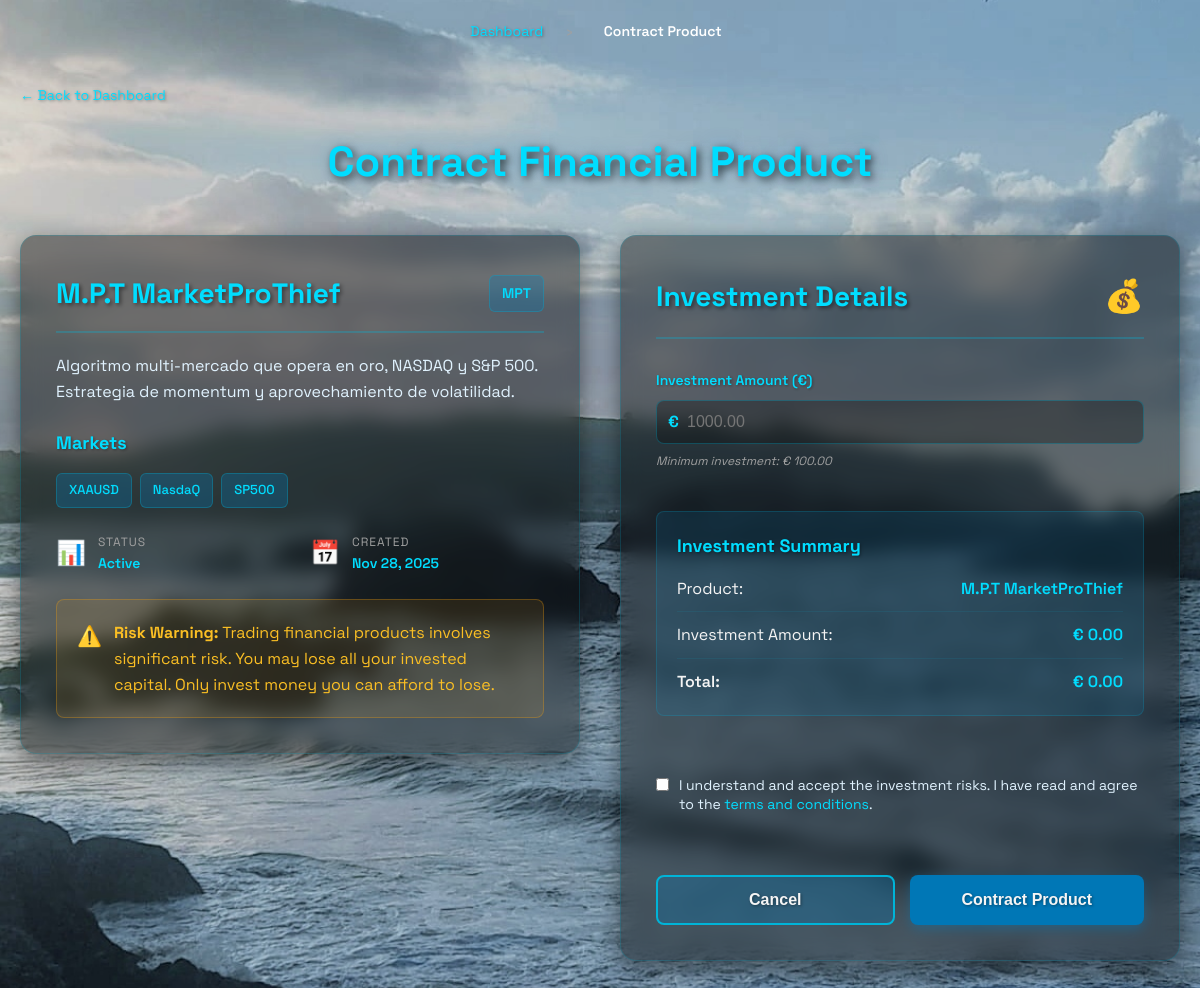
/contratar-producto/1/ (signed in), run on the app's committed database.
### appKairos/models.py (models this page shows, shortened)
class Producto(models.Model):
    nombre = models.CharField(max_length=200)
    descripcion = models.TextField(blank=True, null=True)
    codigo = models.CharField(max_length=50, unique=True)
    fecha_creacion = models.DateTimeField(auto_now_add=True)
    activo = models.BooleanField(default=True)
    mercados = models.ManyToManyField(
        Mercado,
        related_name='productos',
        help_text="Mercados en los que opera este producto"
    )
    class Meta:
        verbose_name = 'Producto'
        verbose_name_plural = 'Productos'
        ordering = ['nombre']

class Mercado(models.Model):
    nombre = models.CharField(max_length=50, unique=True)
    codigo = models.CharField(max_length=20, unique=True)
    descripcion = models.TextField(blank=True, null=True)
    activo = models.BooleanField(default=True)
    class Meta:
        verbose_name = 'Mercado'
        verbose_name_plural = 'Mercados'

### appKairos/views.py (the view)
# urls.py: path('contratar-producto/<int:producto_id>/', views.contratar_producto_view, name='contratar_producto'),
@login_required
def contratar_producto_view(request, producto_id):
    producto = get_object_or_404(Producto, id=producto_id, activo=True)
    if request.method == 'POST':
        form = ContratarProductoForm(request.POST)
        if form.is_valid():
            contrato = form.save(commit=False)
            contrato.usuario = request.user
            contrato.producto = producto
            contrato.capital_actual = contrato.monto_invertido
            contrato.save()
            Resultado.objects.create(
                usuario=request.user,
                producto_contratado=contrato,
                mes=timezone.now().strftime('%B'),
                anio=timezone.now().year,
                capital_mes=contrato.capital_actual,
                fecha=timezone.now()
            )
            messages.success(request, f'Producto "{producto.nombre}" contratado exitosamente.')
            return redirect('appKairos:dashboard')
    else:
        qr_code_base64 = None
        form = ContratarProductoForm(initial={'producto': producto})
    context = {
        'form': form,
        'producto': producto
    }
    return render(request, 'contratar_producto.html', context)

### appKairos/forms.py (shortened to what this page needs)
class ContratarProductoForm(forms.ModelForm):
    monto_invertido = forms.DecimalField(
        label='Monto a invertir (€)',
        max_digits=12,
        decimal_places=2,
        min_value=100,
        widget=forms.NumberInput(attrs={
            'class': 'form-control',
            'placeholder': '1000.00',
            'step': '0.01'
        }),
        help_text='Monto mínimo: €100.00'
    )
    acepto_riesgos = forms.BooleanField(
        label='Entiendo y acepto los riesgos de inversión',
        required=True,
        widget=forms.CheckboxInput(attrs={
            'class': 'form-check-input'
        })
    )
    class Meta:
        model = ProductoContratado
        fields = ['producto', 'monto_invertido']
        widgets = {
            'producto': forms.Select(attrs={
                'class': 'form-control'
            })
        }

### appKairos/templates/contratar_producto.html (shortened to what this page needs)
{% extends 'base.html' %}
{% load static %}
{% block extra_css %}
<link rel="stylesheet" href="{% static 'css/contratar.css' %}">
{% endblock %}
{% block content %}
<nav class="breadcrumb">
  <a href="{% url 'appKairos:dashboard' %}">Dashboard</a>
  <span>›</span>
  <span class="current">Contract Product</span>
</nav>
<main class="contratar-main">
  <div class="contratar-container">
    <div class="back-link">
      <a href="{% url 'appKairos:dashboard' %}">← Back to Dashboard</a>
      </div>
    <h1>Contract Financial Product</h1>
    <div class="contratar-grid">
      <section class="product-info-section">
        <div class="product-header">
          <h2>{{ producto.nombre }}</h2>
          <span class="product-badge">{{ producto.codigo }}</span>
        </div>
        <div class="product-description">
          <p>{{ producto.descripcion }}</p>
        </div>
        <div class="product-details">
          <h3>Markets</h3>
          <div class="markets-list">
            {% for mercado in producto.mercados.all %}
              <span class="market-badge">{{ mercado.codigo }}</span>
            {% endfor %}
          </div>
        </div>
        <div class="product-stats">
          <div class="stat-item">
            <span class="stat-icon">📊</span>
            <div>
              <p class="stat-label">Status</p>
              <p class="stat-value">{{ producto.activo|yesno:"Active,Inactive" }}</p>
            </div>
          </div>
          <div class="stat-item">
            <span class="stat-icon">📅</span>
            <div>
              <p class="stat-label">Created</p>
              <p class="stat-value">{{ producto.fecha_creacion|date:"M d, Y" }}</p>
            </div>
          </div>
        </div>
        <div class="risk-warning">
          <span class="warning-icon">⚠️</span>
          <div>
            <strong>Risk Warning:</strong> Trading financial products involves significant risk. You may lose all your invested capital. Only invest money you can afford to lose.
          </div>
        </div>
      </section>
      <section class="contract-form-section">
        <div class="form-header">
          <h2>Investment Details</h2>
          <span class="form-icon">💰</span>
        </div>
        <form method="POST" class="contratar-form" id="contractForm">
          <div class="form-group">
            <label for="monto_invertido">Investment Amount (€)</label>
            <div class="amount-input-wrapper">
              <span class="currency-symbol">€</span>
              <input
                type="number"
                id="monto_invertido"
                name="monto_invertido"
                min="100"
                step="0.01"
                placeholder="1000.00"
                required
              >
            </div>
            <span class="help-text">Minimum investment: € 100.00</span>
          </div>
          <div class="investment-summary">
            <h3>Investment Summary</h3>
            <div class="summary-row">
              <span>Product:</span>
              <span class="summary-value">{{ producto.nombre }}</span>
            </div>
            <div class="summary-row">
              <span>Investment Amount:</span>
              <span class="summary-value" id="summaryAmount">€ 0.00</span>
            </div>
            <div class="summary-row total">
              <span>Total:</span>
              <span class="summary-value" id="summaryTotal">€ 0.00</span>
            </div>
          </div>
          <div class="form-check">
            <input
              type="checkbox"
              id="acepto_riesgos"
              name="acepto_riesgos"
              required
            >
            <label for="acepto_riesgos">
              I understand and accept the investment risks. I have read and agree to the <a href="#" target="_blank">terms and conditions</a>.
            </label>
          </div>
          <div class="form-actions">
            <button type="button" onclick="window.history.back()" class="btn-secondary">Cancel</button>
            <button type="submit" class="btn-primary" id="submitBtn">Contract Product</button>
          </div>
        </form>
      </section>
    </div>
  </div>
</main>
{% endblock %}

### appKairos/static/css/headerfooter.css (style rules this page uses)
nav { display: flex; align-items: center; gap: 15px; }

### data on the page
Producto: nombre "M.P.T MarketProThief", codigo "MPT", descripcion "Algoritmo multi-mercado que opera en oro, NASDAQ y S&P 500. Estrategia de momentum y aprovechamiento de volatilidad.", activo "Active", fecha_creacion "Nov 28, 2025"
Mercado: codigo "XAAUSD"
Mercado: codigo "NasdaQ"
Mercado: codigo "SP500"
